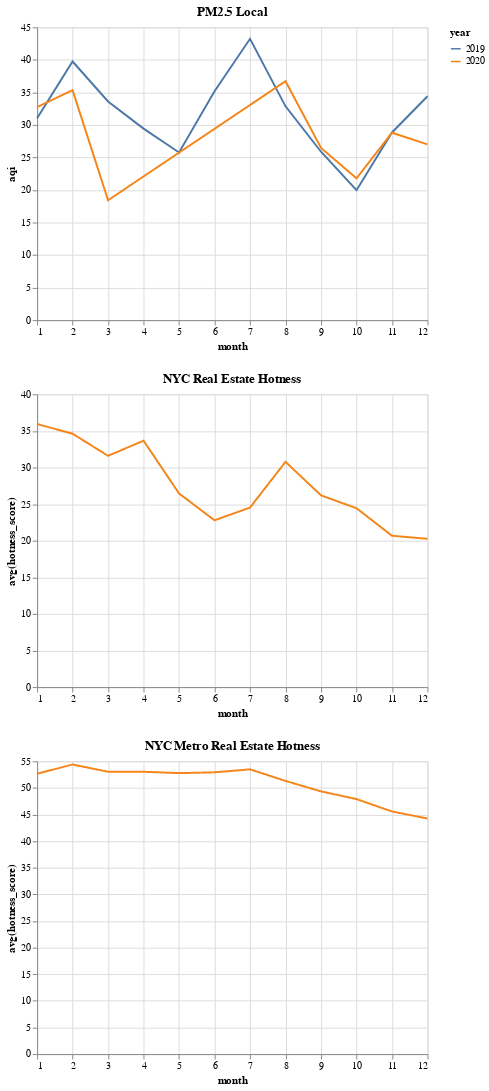

Notebook source saved alongside this figure:
### Code cell
alt.vconcat(
    pm25_local_chart,
    # pm25_local_2020_chart,
    #hotness_2020_chart
    hotness_nyc_2020_chart,
    hotness_metro_2020_chart
)

### Figure 1 — Vega-Lite specification as saved in the notebook (floating-point values rounded to 4 significant figures)
{"config": {"view": {"continuousWidth": 400, "continuousHeight": 300}}, "vconcat": [{"layer": [{"data": {"name": "data-ce1f4ef402a07c95ed1b62a2d94ba737"}, "mark": "line", "encoding": {"color": {"type": "nominal", "field": "year"}, "x": {"type": "quantitative", "field": "month"}, "y": {"type": "quantitative", "field": "aqi"}}, "title": "PM2.5 Local Conditions - 2019"}, {"data": {"name": "data-876a07c83189cb6ca5e5792530e047f0"}, "mark": "line", "encoding": {"color": {"type": "nominal", "field": "year"}, "x": {"type": "quantitative", "field": "month"}, "y": {"type": "quantitative", "field": "aqi"}}, "title": "PM2.5 Local Conditions - 2020"}], "title": "PM2.5 Local"}, {"data": {"name": "data-1a0b65ea52e21d8688a46f5d006978de"}, "mark": "line", "encoding": {"color": {"type": "ordinal", "field": "year"}, "strokeDash": {"type": "ordinal", "field": "year"}, "x": {"type": "quantitative", "field": "month"}, "y": {"type": "quantitative", "field": "avg(hotness_score)"}}, "title": "NYC Real Estate Hotness"}, {"data": {"name": "data-6007c1463d872379c3d97d66c4ec5419"}, "mark": "line", "encoding": {"color": {"type": "ordinal", "field": "year"}, "strokeDash": {"type": "ordinal", "field": "year"}, "x": {"type": "quantitative", "field": "month"}, "y": {"type": "quantitative", "field": "avg(hotness_score)"}}, "title": "NYC Metro Real Estate Hotness"}], "$schema": "https://vega.github.io/schema/vega-lite/v4.8.1.json", "datasets": {"data-ce1f4ef402a07c95ed1b62a2d94ba737": [{"date_month": "2019-08-01", "aqi": 32.86, "arithmetic_mean": 7.911, "units_of_measure": "Micrograms/cubic meter (LC)", "parameter": "PM2.5 - Local Conditions", "year": 2019, "month": 8}, {"date_month": "2019-04-01", "aqi": 29.43, "arithmetic_mean": 7.071, "units_of_measure": "Micrograms/cubic meter (LC)", "parameter": "PM2.5 - Local Conditions", "year": 2019, "month": 4}, {"date_month": "2019-01-01", "aqi": 31.03, "arithmetic_mean": 7.694, "units_of_measure": "Micrograms/cubic meter (LC)", "parameter": "PM2.5 - Local Conditions", "year": 2019, "month": 1}, {"date_month": "2019-12-01", "aqi": 34.4, "arithmetic_mean": 8.816, "units_of_measure": "Micrograms/cubic meter (LC)", "parameter": "PM2.5 - Local Conditions", "year": 2019, "month": 12}, {"date_month": "2019-03-01", "aqi": 33.61, "arithmetic_mean": 8.158, "units_of_measure": "Micrograms/cubic meter (LC)", "parameter": "PM2.5 - Local Conditions", "year": 2019, "month": 3}, {"date_month": "2019-02-01", "aqi": 39.75, "arithmetic_mean": 10.34, "units_of_measure": "Micrograms/cubic meter (LC)", "parameter": "PM2.5 - Local Conditions", "year": 2019, "month": 2}, {"date_month": "2019-10-01", "aqi": 19.96, "arithmetic_mean": 4.8, "units_of_measure": "Micrograms/cubic meter (LC)", "parameter": "PM2.5 - Local Conditions", "year": 2019, "month": 10}, {"date_month": "2019-09-01", "aqi": 25.88, "arithmetic_mean": 6.248, "units_of_measure": "Micrograms/cubic meter (LC)", "parameter": "PM2.5 - Local Conditions", "year": 2019, "month": 9}, {"date_month": "2019-05-01", "aqi": 25.77, "arithmetic_mean": 6.226, "units_of_measure": "Micrograms/cubic meter (LC)", "parameter": "PM2.5 - Local Conditions", "year": 2019, "month": 5}, {"date_month": "2019-11-01", "aqi": 28.84, "arithmetic_mean": 7.408, "units_of_measure": "Micrograms/cubic meter (LC)", "parameter": "PM2.5 - Local Conditions", "year": 2019, "month": 11}, {"date_month": "2019-06-01", "aqi": 35.18, "arithmetic_mean": 8.594, "units_of_measure": "Micrograms/cubic meter (LC)", "parameter": "PM2.5 - Local Conditions", "year": 2019, "month": 6}, {"date_month": "2019-07-01", "aqi": 43.23, "arithmetic_mean": 10.69, "units_of_measure": "Micrograms/cubic meter (LC)", "parameter": "PM2.5 - Local Conditions", "year": 2019, "month": 7}], "data-876a07c83189cb6ca5e5792530e047f0": [{"date_month": "2020-01-01", "aqi": 32.74, "arithmetic_mean": 7.859, "units_of_measure": "Micrograms/cubic meter (LC)", "parameter": "PM2.5 - Local Conditions", "year": 2020, "month": 1}, {"date_month": "2020-12-01", "aqi": 27.0, "arithmetic_mean": 6.84, "units_of_measure": "Micrograms/cubic meter (LC)", "parameter": "PM2.5 - Local Conditions", "year": 2020, "month": 12}, {"date_month": "2020-09-01", "aqi": 26.47, "arithmetic_mean": 6.42, "units_of_measure": "Micrograms/cubic meter (LC)", "parameter": "PM2.5 - Local Conditions", "year": 2020, "month": 9}, {"date_month": "2020-03-01", "aqi": 18.43, "arithmetic_mean": 4.429, "units_of_measure": "Micrograms/cubic meter (LC)", "parameter": "PM2.5 - Local Conditions", "year": 2020, "month": 3}, {"date_month": "2020-10-01", "aqi": 21.8, "arithmetic_mean": 5.207, "units_of_measure": "Micrograms/cubic meter (LC)", "parameter": "PM2.5 - Local Conditions", "year": 2020, "month": 10}, {"date_month": "2020-02-01", "aqi": 35.35, "arithmetic_mean": 8.683, "units_of_measure": "Micrograms/cubic meter (LC)", "parameter": "PM2.5 - Local Conditions", "year": 2020, "month": 2}, {"date_month": "2020-08-01", "aqi": 36.71, "arithmetic_mean": 8.843, "units_of_measure": "Micrograms/cubic meter (LC)", "parameter": "PM2.5 - Local Conditions", "year": 2020, "month": 8}, {"date_month": "2020-11-01", "aqi": 28.8, "arithmetic_mean": 7.18, "units_of_measure": "Micrograms/cubic meter (LC)", "parameter": "PM2.5 - Local Conditions", "year": 2020, "month": 11}], "data-1a0b65ea52e21d8688a46f5d006978de": [{"month": 1, "year": 2020, "avg(hotness_score)": 35.94, "avg(supply_score)": 51.37, "avg(demand_score)": 20.5}, {"month": 2, "year": 2020, "avg(hotness_score)": 34.62, "avg(supply_score)": 51.8, "avg(demand_score)": 17.43}, {"month": 3, "year": 2020, "avg(hotness_score)": 31.6, "avg(supply_score)": 48.56, "avg(demand_score)": 14.64}, {"month": 4, "year": 2020, "avg(hotness_score)": 33.66, "avg(supply_score)": 53.78, "avg(demand_score)": 13.54}, {"month": 5, "year": 2020, "avg(hotness_score)": 26.45, "avg(supply_score)": 38.02, "avg(demand_score)": 14.89}, {"month": 6, "year": 2020, "avg(hotness_score)": 22.79, "avg(supply_score)": 31.49, "avg(demand_score)": 14.09}, {"month": 7, "year": 2020, "avg(hotness_score)": 24.53, "avg(supply_score)": 38.67, "avg(demand_score)": 10.38}, {"month": 8, "year": 2020, "avg(hotness_score)": 30.78, "avg(supply_score)": 52.25, "avg(demand_score)": 9.3}, {"month": 9, "year": 2020, "avg(hotness_score)": 26.19, "avg(supply_score)": 43.81, "avg(demand_score)": 8.572}, {"month": 10, "year": 2020, "avg(hotness_score)": 24.44, "avg(supply_score)": 41.13, "avg(demand_score)": 7.751}, {"month": 11, "year": 2020, "avg(hotness_score)": 20.67, "avg(supply_score)": 34.22, "avg(demand_score)": 7.125}, {"month": 12, "year": 2020, "avg(hotness_score)": 20.26, "avg(supply_score)": 32.8, "avg(demand_score)": 7.717}], "data-6007c1463d872379c3d97d66c4ec5419": [{"month": 1, "year": 2020, "avg(hotness_score)": 52.66, "avg(supply_score)": 54.94, "avg(demand_score)": 50.37}, {"month": 2, "year": 2020, "avg(hotness_score)": 54.39, "avg(supply_score)": 59.72, "avg(demand_score)": 49.07}, {"month": 3, "year": 2020, "avg(hotness_score)": 53.03, "avg(supply_score)": 62.73, "avg(demand_score)": 43.32}, {"month": 4, "year": 2020, "avg(hotness_score)": 53.03, "avg(supply_score)": 63.81, "avg(demand_score)": 42.25}, {"month": 5, "year": 2020, "avg(hotness_score)": 52.78, "avg(supply_score)": 57.14, "avg(demand_score)": 48.42}, {"month": 6, "year": 2020, "avg(hotness_score)": 52.92, "avg(supply_score)": 57.67, "avg(demand_score)": 48.18}, {"month": 7, "year": 2020, "avg(hotness_score)": 53.48, "avg(supply_score)": 61.28, "avg(demand_score)": 45.69}, {"month": 8, "year": 2020, "avg(hotness_score)": 51.31, "avg(supply_score)": 58.52, "avg(demand_score)": 44.11}, {"month": 9, "year": 2020, "avg(hotness_score)": 49.35, "avg(supply_score)": 56.71, "avg(demand_score)": 41.98}, {"month": 10, "year": 2020, "avg(hotness_score)": 47.9, "avg(supply_score)": 54.91, "avg(demand_score)": 40.9}, {"month": 11, "year": 2020, "avg(hotness_score)": 45.57, "avg(supply_score)": 52.03, "avg(demand_score)": 39.11}, {"month": 12, "year": 2020, "avg(hotness_score)": 44.26, "avg(supply_score)": 48.26, "avg(demand_score)": 40.25}]}}
